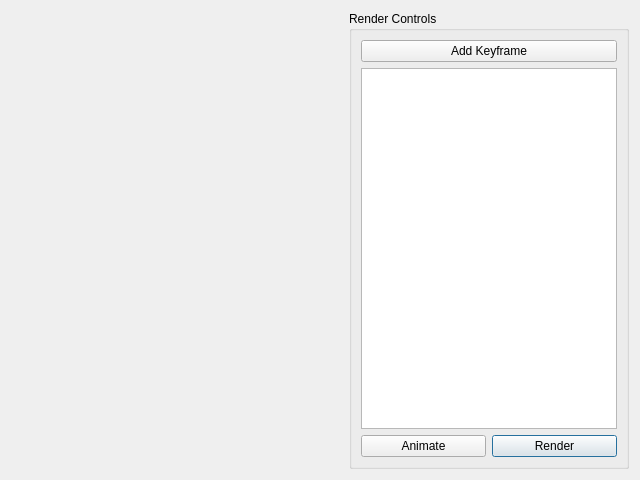
<?xml version="1.0" encoding="UTF-8"?>
<ui version="4.0">
 <class>KeyframeAnimation</class>
 <widget class="QDialog" name="KeyframeAnimation">
  <property name="geometry">
   <rect>
    <x>0</x>
    <y>0</y>
    <width>640</width>
    <height>480</height>
   </rect>
  </property>
  <property name="windowTitle">
   <string>Keyframe Animation</string>
  </property>
  <layout class="QGridLayout" name="gridLayout">
   <item row="0" column="1">
    <widget class="QGroupBox" name="groupBox_renderControls">
     <property name="title">
      <string>Render Controls</string>
     </property>
     <layout class="QGridLayout" name="gridLayout_2">
      <item row="2" column="2">
       <widget class="QPushButton" name="pushButton_render">
        <property name="text">
         <string>Render</string>
        </property>
       </widget>
      </item>
      <item row="2" column="1">
       <widget class="QPushButton" name="pushButton_animate">
        <property name="text">
         <string>Animate</string>
        </property>
       </widget>
      </item>
      <item row="1" column="1" colspan="2">
       <widget class="QPlainTextEdit" name="plainTextEdit_renderControlScript">
        <property name="documentTitle">
         <string/>
        </property>
        <property name="lineWrapMode">
         <enum>QPlainTextEdit::NoWrap</enum>
        </property>
        <property name="plainText">
         <string notr="true"/>
        </property>
        <property name="placeholderText">
         <string>Render control script</string>
        </property>
       </widget>
      </item>
      <item row="0" column="1" colspan="2">
       <widget class="QPushButton" name="pushButton_addKeyframe">
        <property name="text">
         <string>Add Keyframe</string>
        </property>
       </widget>
      </item>
     </layout>
    </widget>
   </item>
   <item row="0" column="0">
    <widget class="QWidget" name="graphicWidget" native="true">
     <property name="sizePolicy">
      <sizepolicy hsizetype="MinimumExpanding" vsizetype="MinimumExpanding">
       <horstretch>0</horstretch>
       <verstretch>0</verstretch>
      </sizepolicy>
     </property>
    </widget>
   </item>
  </layout>
 </widget>
 <resources/>
 <connections/>
</ui>
